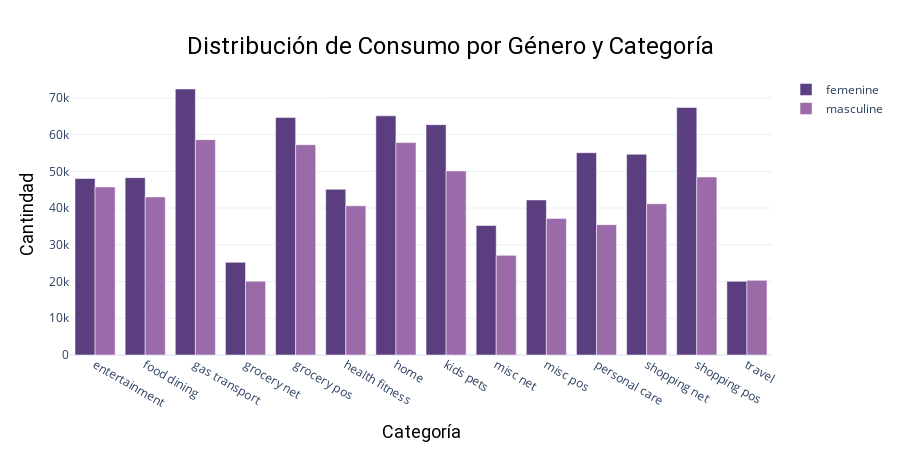

Notebook code cell kept with this figure:
### Code cell
normal_genero

### Figure 1 — Plotly figure (JSON) as saved in the notebook; plotly's stock layout.template omitted (floating-point values rounded to 4 significant figures)
{"data": [{"marker": {"color": "#5b3e80"}, "name": "femenine", "type": "bar", "x": ["entertainment", "food dining", "gas transport", "grocery net", "grocery pos", "health fitness", "home", "kids pets", "misc net", "misc pos", "personal care", "shopping net", "shopping pos", "travel"], "y": [48043, 48273, 72412, 25217, 64661, 45132, 65099, 62687, 35247, 42213, 55065, 54649, 67374, 20056]}, {"marker": {"color": "#9b6ba9"}, "name": "masculine", "type": "bar", "x": ["entertainment", "food dining", "gas transport", "grocery net", "grocery pos", "health fitness", "home", "kids pets", "misc net", "misc pos", "personal care", "shopping net", "shopping pos", "travel"], "y": [45738, 43037, 58629, 20101, 57234, 40614, 57818, 50109, 27125, 37192, 35473, 41181, 48455, 20335]}], "layout": {"height": 450, "hoverlabel": {"bgcolor": "white", "font": {"color": "black", "family": "Roboto", "size": 16}}, "margin": {"b": 30, "l": 70, "r": 30, "t": 75}, "title": {"font": {"color": "black", "family": "Roboto", "size": 24}, "pad": {"b": 90}, "text": "Distribución de Consumo por Género y Categoría", "x": 0.5, "xanchor": "center", "yanchor": "top"}, "width": 900, "xaxis": {"title": {"font": {"color": "black", "family": "Roboto", "size": 18}, "text": "Categoría"}}, "yaxis": {"automargin": true, "title": {"font": {"color": "black", "family": "Roboto", "size": 18}, "standoff": 10, "text": "Cantindad"}}}}
